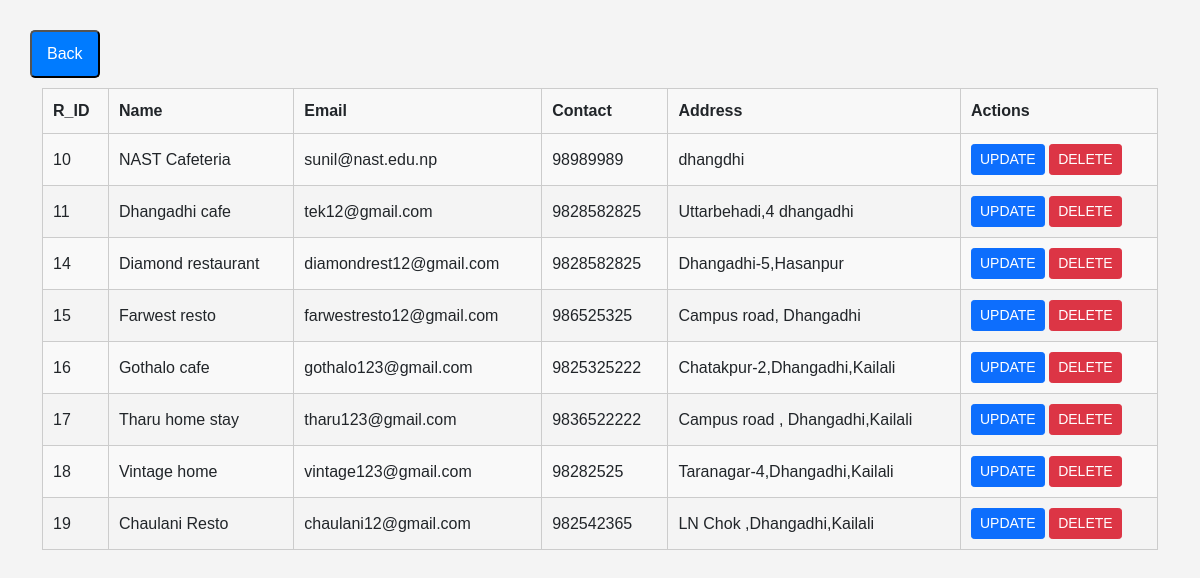
/OFOS/view_restaurants.php, run on the app's committed database.
### tables this page shows
CREATE TABLE `tbl_restaurants` (
  `R_ID` int(11) NOT NULL,
  `o_id` int(11) NOT NULL,
  `name` varchar(50) NOT NULL,
  `email` varchar(50) NOT NULL,
  `contact` bigint(10) NOT NULL,
  `address` varchar(50) NOT NULL
);

### OFOS/view_restaurants.php (the view, shortened to what this page needs)
<?php
include 'db.php';
$sql = "SELECT * FROM  tbl_restaurants";
$result = $conn->query($sql);
?>
<!DOCTYPE html>
<html lang="en">
<head>
    <link rel="stylesheet" href="css/admin.css">
    <link href="https://cdn.jsdelivr.net/npm/bootstrap@5.0.2/dist/css/bootstrap.min.css" rel="stylesheet">
</head>
<body>
<button class="back-button" onclick="history.back()">Back</button>
    <div class="container">
        <table>
            <tr>
                <th>R_ID</th>
                <th>Name</th>
                <th>Email</th>
                <th>Contact</th>
                <th>Address</th>
                <th>Actions</th>
            </tr>
            <?php while ($row = $result->fetch_assoc()) { ?>
                <tr>
                    <td><?php echo $row['R_ID']; ?></td>
                    <td><?php echo $row['name']; ?></td>
                    <td><?php echo $row['email']; ?></td>
                    <td><?php echo $row['contact']; ?></td>
                    <td><?php echo $row['address']; ?></td>
                    <td>
                       <a class='btn btn-primary btn-sm' href='v_edit.php?id=<?php echo $row['R_ID'];?>'>UPDATE</a>
                       <a class='btn btn-danger btn-sm' href='v_delete.php?id=<?php echo $row['R_ID'];?>'>DELETE</a>
                    </td>
                </tr>
            <?php } ?>
        </table>
    </div>
</body>
</html>

### OFOS/css/admin.css (style rules this page uses)
body { font-family: Arial, sans-serif; background-color: #eda8a8; margin: 0; padding: 0; }
.container { width: 80%; margin: auto; overflow: hidden; }

### OFOS/view_restaurants.php (style rules this page uses)
table { border:2px; }
.back-button { display: inline-block; margin-bottom: 20px; padding: 10px 15px; background-color: #007bff; color: white; text-decoration: none; border-radius: 5px; cursor: pointer; margin:10px; }
body { font-family: Arial, sans-serif; margin: 0; padding: 20px; background-color: #f4f4f4; }
table { width: 100%; border-collapse: collapse; margin-bottom: 20px; }
table, th, td { border: 1px solid #ccc; }
th, td { padding: 10px; text-align: left; }
th { background-color: #f8f8f8; }
tr:nth-child(even) { background-color: #f9f9f9; }

### data on the page
tbl_restaurants: R_ID "10", name "NAST Cafeteria", email "sunil@nast.edu.np", contact "98989989", address "dhangdhi"
tbl_restaurants: R_ID "11", name "Dhangadhi cafe", email "tek12@gmail.com", contact "9828582825", address "Uttarbehadi,4 dhangadhi"
tbl_restaurants: R_ID "14", name "Diamond restaurant", email "diamondrest12@gmail.com", contact "9828582825", address "Dhangadhi-5,Hasanpur"
tbl_restaurants: R_ID "15", name "Farwest resto", email "farwestresto12@gmail.com", contact "986525325", address "Campus road, Dhangadhi"
tbl_restaurants: R_ID "16", name "Gothalo cafe", email "gothalo123@gmail.com", contact "9825325222", address "Chatakpur-2,Dhangadhi,Kailali"
tbl_restaurants: R_ID "17", name "Tharu home stay", email "tharu123@gmail.com", contact "9836522222", address "Campus road , Dhangadhi,Kailali"
tbl_restaurants: R_ID "18", name "Vintage home", email "vintage123@gmail.com", contact "98282525", address "Taranagar-4,Dhangadhi,Kailali"
tbl_restaurants: R_ID "19", name "Chaulani Resto", email "chaulani12@gmail.com", contact "982542365", address "LN Chok ,Dhangadhi,Kailali"
